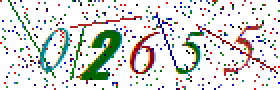
#> input picture captcha/02655.png, 140 x 45 px (shown 2 times larger); its folder holds only this picture in this run
$ python tesseract.py
#> lines starting #> are read from the running program, lines starting #| are printed output that depends on the picture; after the words box and inside, x2 and y2 are one past the last pixel; in counts of white or black regions, pixels touching at a corner belong together
import cv2
import os
import pytesseract
import sys

directory_path = "captcha"

def captcha_solver(filename):
#> called with filename = 'captcha/02655.png'
    image = cv2.imread(filename)
#> image is the input picture: shape (45, 140, 3); mean B, G, R 216.2, 218.5, 217.5
    pyr = cv2.pyrMeanShiftFiltering(src = image, sp = 5, sr = 70, maxLevel = 1)
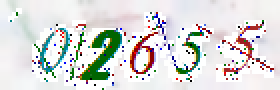
#> pyr: shape (45, 140, 3) (shown 2 times larger); mean B, G, R 216.7, 218.8, 217.8

    #gray = cv2.imread(filename, cv2.IMREAD_GRAYSCALE)
    gray = cv2.cvtColor(image, cv2.COLOR_BGR2GRAY)
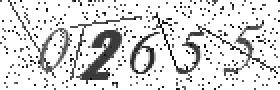
#> gray: shape (45, 140) (shown 2 times larger); min 0, max 255, mean 218

    medianBlur = cv2.medianBlur(gray, 3)
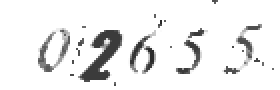
#> medianBlur: shape (45, 140) (shown 2 times larger); min 42, max 255, mean 236.3
    gaussianBlur = cv2.GaussianBlur(medianBlur, (3,3), 0)
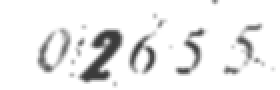
#> gaussianBlur: shape (45, 140) (shown 2 times larger); min 59, max 255, mean 236.3

    th, img = cv2.threshold(gaussianBlur, 190, 255, cv2.THRESH_BINARY)
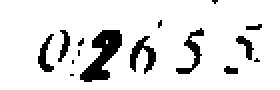
#> img: shape (45, 140) (shown 2 times larger); 88.7% white; 15 black regions (8 under 20 px), largest, box (x1, y1, x2, y2) and area: (40, 15, 61, 41) 270, (65, 18, 78, 37) 111, (88, 14, 102, 37) 99
    dilate = cv2.erode(img, (3, 3), iterations = 1)
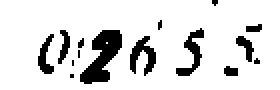
#> dilate: shape (45, 140) (shown 2 times larger); 86.6% white; 15 black regions (7 under 20 px), largest, box (x1, y1, x2, y2) and area: (40, 15, 61, 42) 301, (65, 18, 78, 38) 129, (88, 14, 102, 38) 125

#> (the run stopped early here; a loop or call above may not have finished)

$ run again, on captcha/48776.png
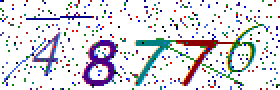
#> input picture captcha/48776.png, 140 x 45 px (shown 2 times larger)
#> in captcha_solver, image is the input picture: shape (45, 140, 3); mean B, G, R 223.9, 217.6, 218.5
#> in captcha_solver, `th, img = cv2.threshold(gaussianBlur, 190, 255, cv2.THRESH_BINARY)`:
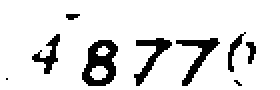
#> img: shape (45, 140) (shown 2 times larger); 88% white; 9 black regions (3 under 20 px), largest, box (x1, y1, x2, y2) and area: (41, 20, 59, 43) 243, (88, 19, 110, 43) 159, (67, 19, 86, 43) 145, (16, 17, 30, 37) 98, (114, 16, 123, 36) 55, (123, 21, 128, 32) 33
#> in captcha_solver, `dilate = cv2.erode(img, (3, 3), iterations = 1)`:
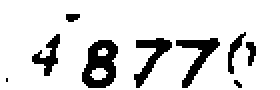
#> dilate: shape (45, 140) (shown 2 times larger); 85.7% white; 9 black regions (2 under 20 px), largest, box (x1, y1, x2, y2) and area: (41, 20, 59, 44) 279, (88, 19, 110, 44) 191, (67, 19, 86, 44) 174

$ run again, on captcha/53162.png
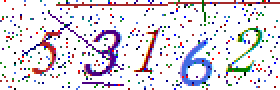
#> input picture captcha/53162.png, 140 x 45 px (shown 2 times larger)
#> in captcha_solver, image is the input picture: shape (45, 140, 3); mean B, G, R 226.3, 218.3, 223.4
#> in captcha_solver, `th, img = cv2.threshold(gaussianBlur, 190, 255, cv2.THRESH_BINARY)`:
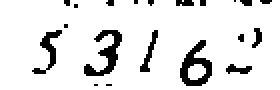
#> img: shape (45, 140) (shown 2 times larger); 89.1% white; 20 black regions (13 under 20 px), largest, box (x1, y1, x2, y2) and area: (90, 20, 106, 43) 175, (42, 15, 61, 38) 171, (16, 15, 31, 37) 100
#> in captcha_solver, `dilate = cv2.erode(img, (3, 3), iterations = 1)`:
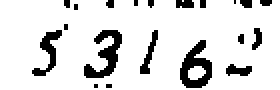
#> dilate: shape (45, 140) (shown 2 times larger); 86.5% white; 20 black regions (12 under 20 px), largest, box (x1, y1, x2, y2) and area: (42, 15, 61, 39) 206, (90, 20, 106, 44) 206, (16, 15, 31, 38) 123

$ run again, on captcha/55567.png
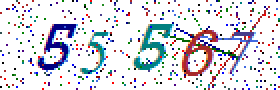
#> input picture captcha/55567.png, 140 x 45 px (shown 2 times larger)
#> in captcha_solver, image is the input picture: shape (45, 140, 3); mean B, G, R 224.8, 217.9, 217.9
#> in captcha_solver, `th, img = cv2.threshold(gaussianBlur, 190, 255, cv2.THRESH_BINARY)`:
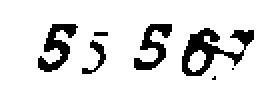
#> img: shape (45, 140) (shown 2 times larger); 86.8% white; 7 black regions (3 under 20 px), largest, box (x1, y1, x2, y2) and area: (91, 14, 127, 38) 344, (19, 12, 39, 36) 213, (67, 12, 86, 35) 192, (41, 20, 53, 37) 66
#> in captcha_solver, `dilate = cv2.erode(img, (3, 3), iterations = 1)`:
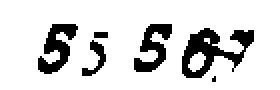
#> dilate: shape (45, 140) (shown 2 times larger); 84.2% white; 6 black regions (1 under 20 px), largest, box (x1, y1, x2, y2) and area: (91, 14, 127, 39) 406, (19, 12, 39, 37) 250, (67, 12, 86, 36) 228, (41, 20, 53, 38) 83, (47, 16, 54, 19) 21
